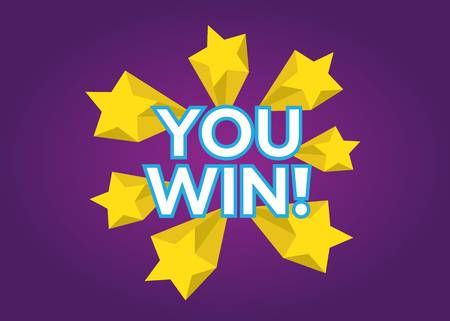
#> input picture assets/win_img.jpg, 450 x 321 px
$ python -i webcam.py   (imports and definitions only)
#> lines starting #> are read from the running program, lines starting #| are printed output that depends on the picture; after the words box and inside, x2 and y2 are one past the last pixel; in counts of white or black regions, pixels touching at a corner belong together
#> further down, picture is the input picture: shape (321, 450, 3); mean B, G, R 105.2, 72.7, 116.2
import cv2
import imutils
import numpy as np
import sys
from PyQt5 import QtGui, QtCore, QtWidgets
from PyQt5.QtWidgets import *
from PyQt5.QtGui import QImage,QPixmap
from PyQt5.QtCore import QObject, pyqtSignal
from PyQt5.QtCore import QThread, Qt, pyqtSignal

# [39 lines that did not run here, left out]


# [46 lines that did not run here, left out]


def treatFrame(frame):
    hsv_frame = cv2.cvtColor(frame, cv2.COLOR_BGR2HSV)
#> hsv_frame: shape (321, 450, 3); mean H, S, V 120.4, 177, 137.1
    #detectContours(frame)
    contoursDetection(hsv_frame)


# [21 lines left out: function detectContours, not called in this run]


def contoursDetection(frame):
    """
        Detect contours in the giving frame, using classic method
    """
    # Red color
    low_red = np.array([161, 20, 70])
    high_red = np.array([190, 255, 255])
    # blue color
    low_blue = np.array([0, 0, 0])
    high_blue = np.array([50, 50, 100])

    red_mask = cv2.inRange(frame, low_red, high_red)
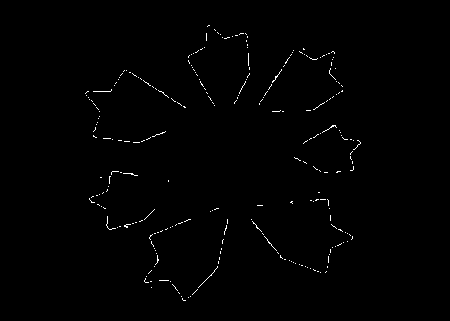
#> red_mask: shape (321, 450); 0.67% white in thin lines or dots, all inside (x1, y1, x2, y2) = (85, 25, 361, 301)
    red = cv2.bitwise_and(frame, frame, mask=red_mask)
#> red: shape (321, 450, 3); mean H, S, V 1.1, 1, 0.7

    blue_mask = cv2.inRange(frame, low_blue, high_blue)
#> blue_mask: shape (321, 450); every value is 0
    blue = cv2.bitwise_and(frame, frame, mask=blue_mask)
#> blue: shape (321, 450, 3); every value is 0

    mask_result = cv2.bitwise_or(blue_mask, red_mask)
    result = cv2.bitwise_and(frame,frame, mask=mask_result)

    gray_red = cv2.cvtColor(red, cv2.COLOR_BGR2GRAY)
    gray_blue = cv2.cvtColor(blue, cv2.COLOR_BGR2GRAY)

    blurred_red = cv2.GaussianBlur(gray_red, (5, 5), 0)
    blurred_blue = cv2.GaussianBlur(gray_blue, (5, 5), 0)

    thresh_red = cv2.threshold(blurred_red, 60, 255, cv2.THRESH_BINARY)[1]
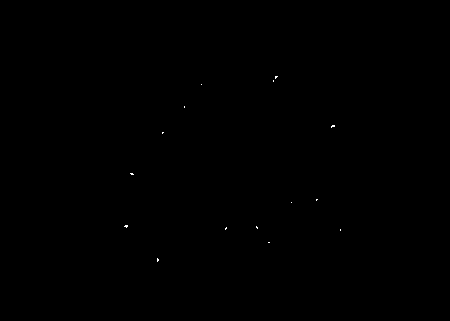
#> thresh_red: shape (321, 450); 0.04% white in thin lines or dots, all inside (x1, y1, x2, y2) = (124, 76, 341, 262)
    thresh_blue = cv2.threshold(blurred_blue, 60, 255, cv2.THRESH_BINARY)[1]

    cnts = cv2.findContours(thresh_red.copy(), cv2.RETR_EXTERNAL,cv2.CHAIN_APPROX_SIMPLE)
#> cnts = 15 contours, all with area under 20
    cnts = imutils.grab_contours(cnts)

    centreDebutX=None
    centreDebutY=None
    centreFinX=None
    centreFinY=None
    for c in cnts:
        # compute the center of the contour
        M = cv2.moments(c)
        try :
            centreDebutX = int(M["m10"] / M["m00"])
            centreDebutY = int(M["m01"] / M["m00"])
            cv2.drawContours(red, [c], -1, (0, 255, 0), 2)
            cv2.circle(red, (centreDebutX, centreDebutY), 7, (255, 255, 255), -1)
            cv2.putText(red, "center1", (centreDebutX - 20, centreDebutY - 20),cv2.FONT_HERSHEY_SIMPLEX, 0.5, (255, 255, 255), 2)
            cv2.drawContours(frame, [c], -1, (0, 255, 0), 2)
            cv2.circle(frame, (centreDebutX, centreDebutY), 7, (255, 255, 255), -1)
            cv2.putText(frame, "center1", (centreDebutX - 20, centreDebutY - 20),cv2.FONT_HERSHEY_SIMPLEX, 0.5, (255, 255, 255), 2)
            break
        except :
            pass
#> this loop made 1 pass
#> (c, centreDebutX, centreDebutY) on pass 1: ([[157, 258], [157, 261], [158, 260], [158, 259]], 157, 259)
#> frame: shape (321, 450, 3); mean H, S, V 121.1, 177.2, 137.3
#> red: shape (321, 450, 3); mean H, S, V 2, 1.9, 1.6

    cnts = cv2.findContours(thresh_blue.copy(), cv2.RETR_EXTERNAL,cv2.CHAIN_APPROX_SIMPLE)
#> cnts = 0 contours
    cnts = imutils.grab_contours(cnts)
#> cnts = []
    for c in cnts:
        # compute the center of the contour
        M = cv2.moments(c)
        try :
            centreFinX = int(M["m10"] / M["m00"])
            centreFinY = int(M["m01"] / M["m00"])
            cv2.drawContours(blue, [c], -1, (0, 255, 0), 2)
            cv2.circle(blue, (centreFinX, centreFinY), 7, (255, 255, 255), -1)
            cv2.putText(blue, "center2", (centreFinX - 20, centreFinY - 20),cv2.FONT_HERSHEY_SIMPLEX, 0.5, (255, 255, 255), 2)
            cv2.drawContours(frame, [c], -1, (0, 255, 0), 2)
            cv2.circle(frame, (centreFinX, centreFinY), 7, (255, 255, 255), -1)
            cv2.putText(frame, "center2", (centreFinX - 20, centreFinY - 20),cv2.FONT_HERSHEY_SIMPLEX, 0.5, (255, 255, 255), 2)
            break
        except :
            pass
#> this loop made 0 passes

>>> import cv2
>>> picture = cv2.imread('assets/win_img.jpg')
>>> result = treatFrame(picture)
